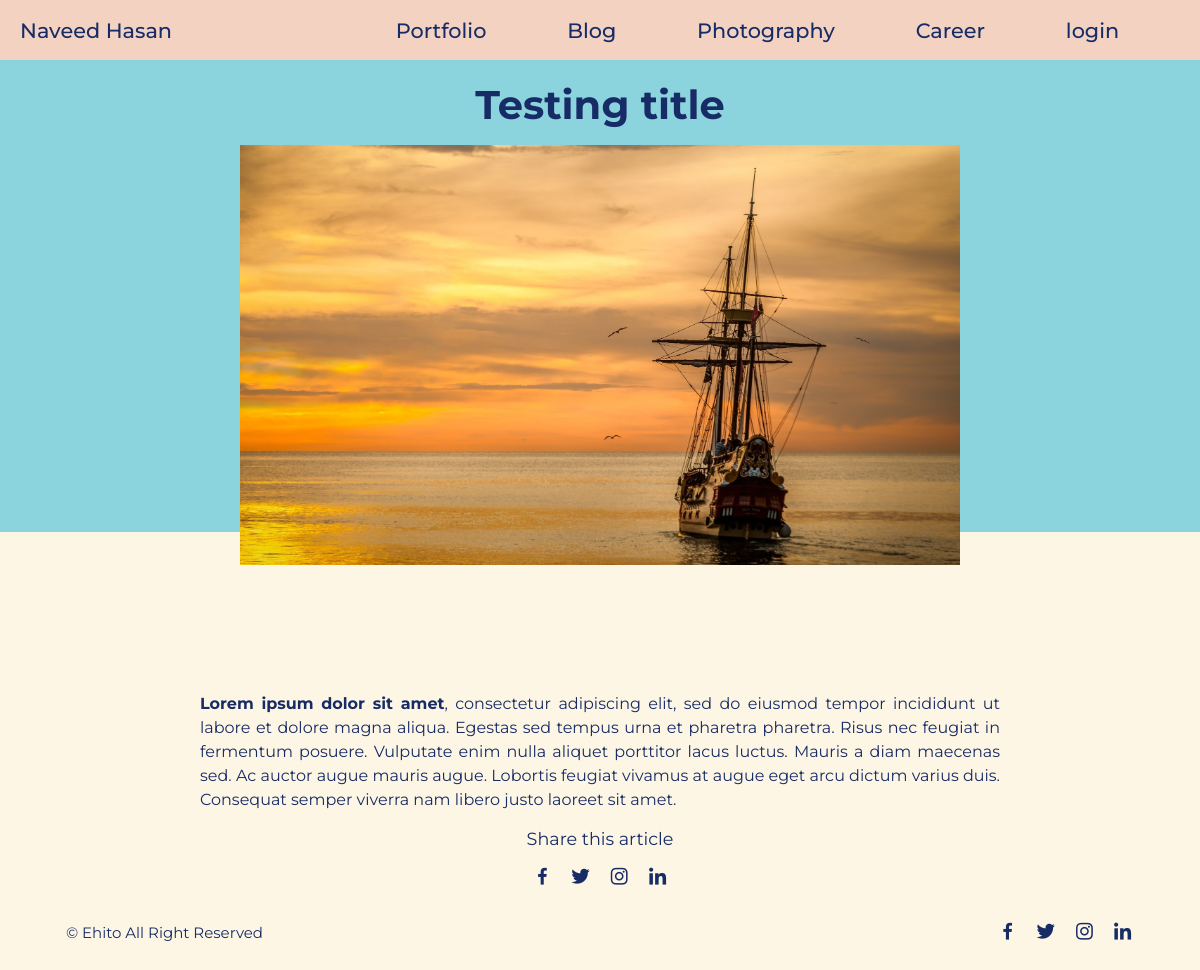
/post/1, run on the app's committed database.
### models/blogs.py (models this page shows, shortened)
class Blogs(db.Model):
    id = db.Column(db.Integer, primary_key=True)
    title = db.Column(db.String)
    description = db.Column(db.String)
    date = db.Column(db.String(100))
    category = db.Column(db.String(100))
    author = db.Column(db.String(100))
    cover_path = db.Column(db.String(1000))

### resources/blogs.py (the view)
class Post(Resource):
    def get(self, post_id):
        post = Blogs.query.filter_by(id=post_id).first()
        return make_response(render_template('post_page.html', post=post))

### templates/post_page.html (shortened to what this page needs)
{% extends "base.html" %}
    {% block style %}
    <link rel="stylesheet" type="text/css" href="{{ url_for('static', filename='styles/post_page.css') }}">
    <link href='https://unpkg.com/boxicons@2.1.4/css/boxicons.min.css' rel='stylesheet'>
    {% endblock %}
    {% block content %}
    <section class="post-header">
        <div class="header-content post-container">
            <h1 class="header-title">{{post.title}}</h1>
            <img src="{{ url_for('home') }}{{ post.cover_path }}" alt="" class="header-img">
        </div>
    </section>
    <section class="post-content post-container">
        <p class="post-text"> {{ post.description |safe }} </p>
    </section>
    <div class="share post-container">
        <span class="share-title">Share this article</span>
            <div class="social">
                <a href="#"><i class='bx bxl-facebook'></i></a>
                <a href="#"><i class='bx bxl-twitter'></i></a>
                <a href="#"><i class='bx bxl-instagram'></i></a>
                <a href="#"><i class='bx bxl-linkedin' ></i></a>
            </div>
        </div>
    <div class="footer container">
        <p>&#169; Ehito All Right Reserved</p>
        <div class="social">
            <a href="#"><i class='bx bxl-facebook'></i></a>
            <a href="#"><i class='bx bxl-twitter'></i></a>
            <a href="#"><i class='bx bxl-instagram'></i></a>
            <a href="#"><i class='bx bxl-linkedin'></i></a>
        </div>
    </div>
    {% endblock %}

### static/styles/base.css (style rules this page uses)
* { font-family: "montserrat", sans-serif; margin: 0; padding: 0; color: var(--text-color) }
:root { --bg-color: #fef6e4; --text-color: #172c66; --highligh-color: #001858; --container-color: #8bd3dd; --secondary-color: #f582ae; --navbar-color: #f3d2c1; --notification-color: red; }
body { background-color: var(--bg-color); }
a { text-decoration: none; }

### static/styles/post_page.css (style rules this page uses)
* { font-family: "montserrat", sans-serif; margin: 0; padding: 0; color: var(--text-color) }
:root { --bg-color: #fef6e4; --text-color: #172c66; --highligh-color: #001858; --container-color: #8bd3dd; --secondary-color: #f582ae; --navbar-color: #f3d2c1; --notification-color: red; }
body { display: flex; flex-direction: column; justify-content: center; background-color: var(--bg-color); }
a { text-decoration: none; }
.post-header { width: 100%; height: 500px; display: grid; background-color: var(--container-color); }
.post-container { max-width: 800px; margin: auto; width: 100%; }
.header-content { display: flex; flex-direction: column; align-items: center; margin-top: 2rem !important; }
.header-title { width: 90%; font-size: 2.5rem; text-align: center; margin: 1rem 0 1rem 0; }
.header-img { width: 90%; height: 420px; object-fit: cover; object-position: center; }
.post-content { margin-top: 10rem; }
.post-content p { line-height: 1.5rem; margin: 1rem 0; text-align: justify; }
.share { display: flex; flex-direction: column; align-items: center; row-gap: 1rem; }
.share-title { font-size: 1.1rem; }
.footer { display: flex; justify-content: space-between; align-items: center; padding: 30px 0; }
.footer p { font-size: 0.938rem; }
.social { display: flex; align-items: center; column-gap: 1rem; }
.social .bx { font-size: 1.4rem; color: var(--text-color); }
.container { max-width: 1068px; margin: auto; width: 90%; }

### data on the page
Blogs: title "Testing title", description "Lorem ipsum dolor sit amet , consectetur adipiscing elit, sed do eiusmod tempor incididunt ut labore et dolore magna aliqua. Egestas sed tempus urna et pharetra pharetra. Risus nec feugiat in fermentum posuere. Vulputate enim nulla aliquet porttitor lacus luctus. Mauris a diam maecenas sed. Ac auctor augue mauris augue. Lobortis feugiat vivamus at augue eget arcu dictum varius duis. Consequat semper viverra nam libero justo laoreet sit amet."
